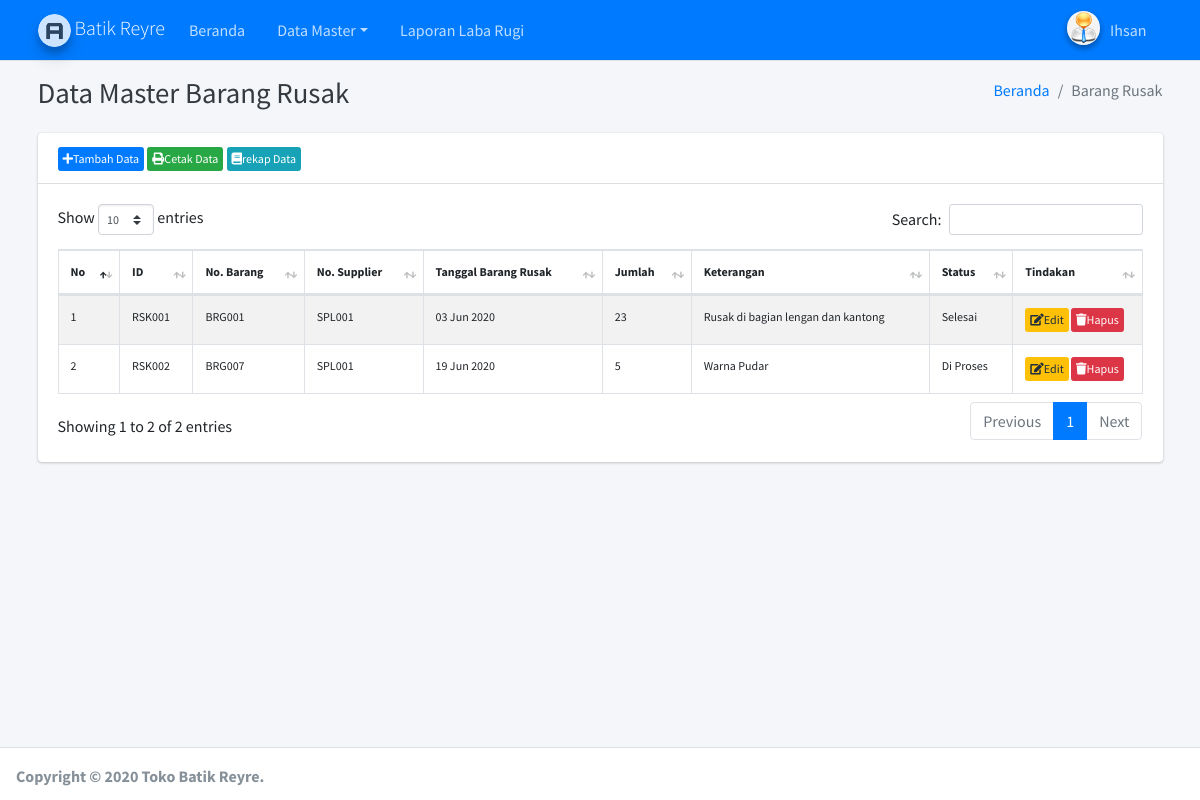
/paneladmin/admin.php?hlm=brg_rusak (signed in), run on the app's committed database.
### tables this page shows
CREATE TABLE `tbl_brg_rusak` (
  `no_brg_rusak` varchar(50) NOT NULL,
  `no_brg` varchar(50) NOT NULL,
  `no_supplier` varchar(50) NOT NULL,
  `tgl_rusak` date NOT NULL,
  `jumlah` int(11) NOT NULL,
  `keterangan` text NOT NULL,
  `status` varchar(50) NOT NULL
);

### paneladmin/site/brg_rusak/brg_rusak.php (the view, shortened to what this page needs)
<?php
require_once'koneksi.php';
?>
<?php
if( empty( $_SESSION['id_user'] ) ){
	$_SESSION['err'] = '<strong>ERROR!</strong> Anda harus login terlebih dahulu.';
	header('Location: ./');
	die();
} else {
	if( isset( $_REQUEST['aksi'] )){
		$aksi = $_REQUEST['aksi'];
		switch($aksi){
			case 'baru':
				include 'brg_rusak_baru.php';
				break;
			case 'edit':
				include 'brg_rusak_edit.php';
				break;
			case 'hapus':
				include 'brg_rusak_hapus.php';
				break;
			case 'cetak':
				include 'brg_rusak_print.php';
				break;
			case 'rekap':
				include 'brg_rusak_rekap.php';
				break;
		}
	} else {
?>
  <div class="content-wrapper">
    <div class="content-header">
      <div class="container">
        <div class="row mb-2">
          <div class="col-sm-6">
            <h1 class="m-0 text-dark"> Data Master Barang Rusak</h1>
          </div>
          <div class="col-sm-6">
            <ol class="breadcrumb float-sm-right">
              <li class="breadcrumb-item"><a href="admin.php">Beranda</a></li>
              <li class="breadcrumb-item active">Barang Rusak</li>
            </ol>
          </div>
        </div>
      </div>
    </div>
<div class="content">
<div class="container">
<div class="row">
<div class="col-lg-12">
<div class="card">
	<div class="card-header">
		<div class="box pull-right">
			<a href="./admin.php?hlm=brg_rusak&aksi=baru" type="button" class="btn btn-primary btn-xs"><i class="fas fa-plus nav-icon"></i>Tambah Data</a>
			<a href="./admin.php?hlm=brg_rusak&aksi=cetak" target="_blank" type="button" class="btn btn-success btn-xs"><i class="fas fa-print nav-icon"></i>Cetak Data</a>
			<a href="./admin.php?hlm=brg_rusak&aksi=rekap" target="_blank" type="button" class="btn btn-info btn-xs"><i class="fas fa-book nav-icon"></i>rekap Data</a>
		</div>
	</div>
<div class="card-body">
<table id="example1" class="table table-bordered table-striped text-xs">
				 <thead>
				   <tr class="info">
					 <th>No</th>
					 <th>ID</th>
					 <th>No. Barang</th>
					 <th>No. Supplier</th>
					 <th>Tanggal Barang Rusak</th>
					 <th>Jumlah</th>
					 <th>Keterangan</th>
					 <th>Status</th>
					 <th>Tindakan</th>
				   </tr>
				 </thead>
<tbody>
<?php
if(!ISSET($_POST['submit'])){
$sql = "SELECT * FROM tbl_brg_rusak";
$no = 0;
$query = mysqli_query($koneksi, $sql);
while ($row = mysqli_fetch_array($query)){
$no++;
?>
<tr>
 <td><?php echo $no; ?></td>
 <td><?php echo $row['no_brg_rusak']; ?></td>
 <td><?php echo $row['no_brg']; ?></td>
 <td><?php echo $row['no_supplier']; ?></td>
 <td><?php echo date("d M Y", strtotime($row['tgl_rusak'])) ?></td>
 <td><?php echo $row['jumlah']; ?></td>
 <td><?php echo $row['keterangan']; ?></td>
 <td><?php echo $row['status']; ?></td>
 <td>
		<a href="?hlm=brg_rusak&aksi=edit&no_brg_rusak=<?php echo $row['no_brg_rusak']; ?>" class="btn btn-warning btn-xs"><i class="fas fa-edit nav-icon"></i>Edit</a>
		<a href="?hlm=brg_rusak&aksi=hapus&submit=yes&no_brg_rusak=<?php echo $row['no_brg_rusak']; ?>" onclick="return konfirmasi()" class="btn btn-danger btn-xs"><i class="fas fa-trash nav-icon"></i>Hapus</a>
 </td>
</tr>
<?php } } ?>
<?php }} ?>
	</tbody>
</table>
            </div>
          </div>
        </div>
      </div>
	</div>
    </div>
	</div>

### data on the page
tbl_brg_rusak: no_brg_rusak "RSK001", no_brg "BRG001", no_supplier "SPL001", tgl_rusak "03 Jun 2020", jumlah "23", keterangan "Rusak di bagian lengan dan kantong", status "Selesai"
tbl_brg_rusak: no_brg_rusak "RSK002", no_brg "BRG007", no_supplier "SPL001", tgl_rusak "19 Jun 2020", jumlah "5", keterangan "Warna Pudar", status "Di Proses"

### other printed values
$_SESSION['nm_admin'] "Ihsan"
